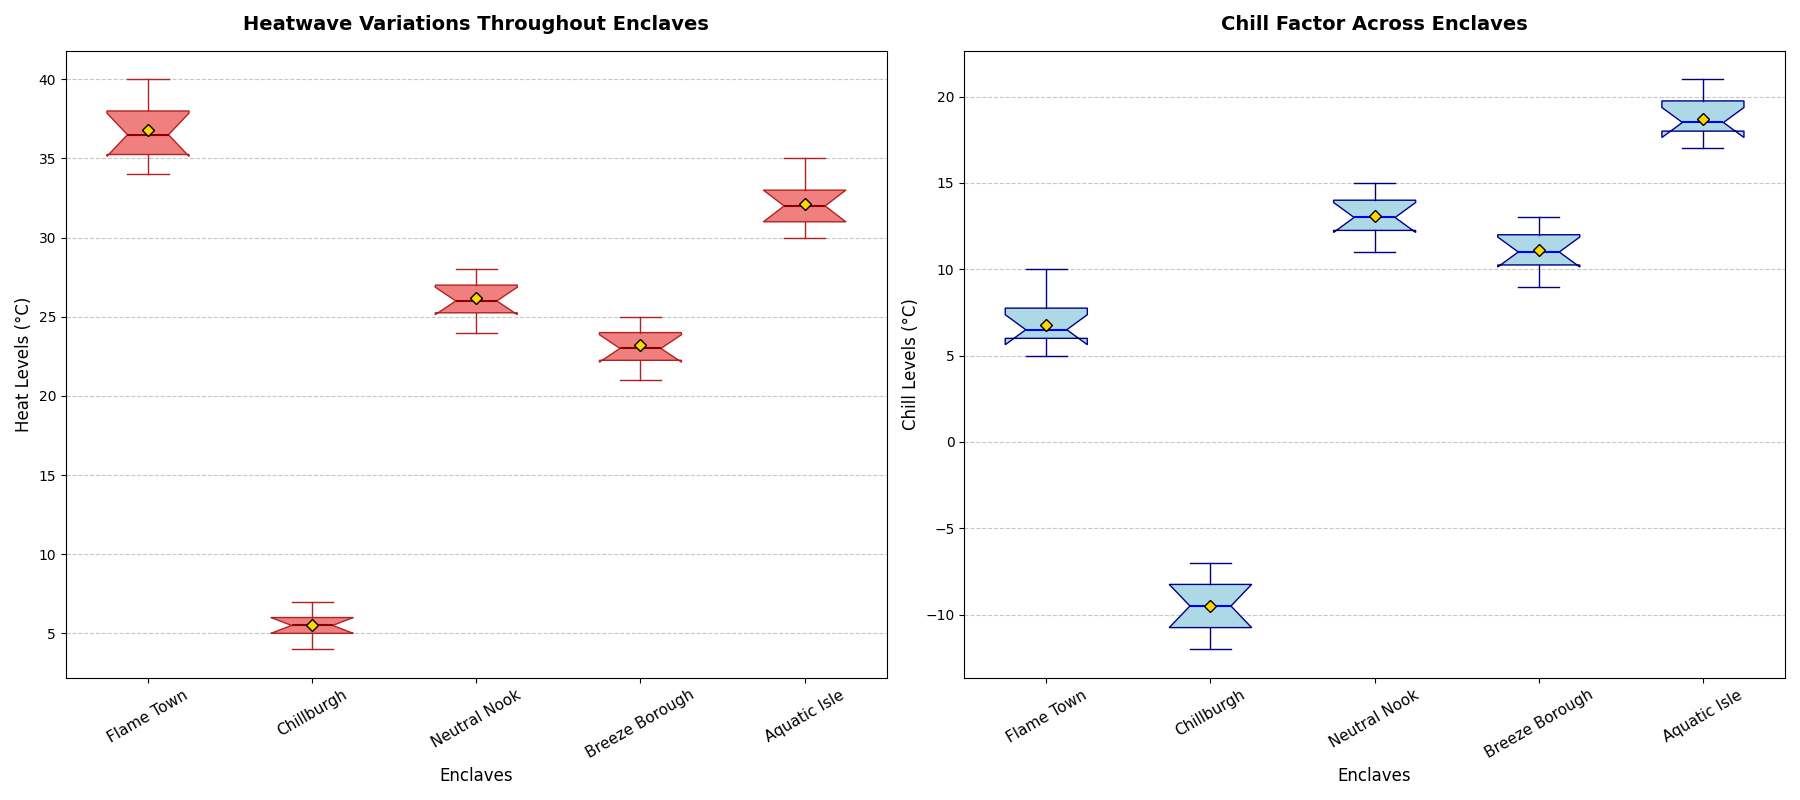

Here is the Python script that generated this plot:
import matplotlib.pyplot as plt
import numpy as np

# Define cities
cities = ["Flame Town", "Chillburgh", "Neutral Nook", "Breeze Borough", "Aquatic Isle"]

# Define temperature data for each city during summer and winter
summer_temperatures = [
    [35, 36, 38, 40, 39, 34, 37, 35, 38, 36],  # Inferno City
    [5, 6, 7, 4, 6, 5, 4, 7, 6, 5],  # Frostville
    [25, 26, 24, 27, 28, 26, 25, 27, 28, 26],  # Temperate Town
    [22, 23, 25, 24, 23, 22, 21, 24, 25, 23],  # Zephyr Zone
    [30, 32, 33, 31, 35, 34, 33, 32, 31, 30]   # Aqua Haven
]

winter_temperatures = [
    [5, 6, 8, 10, 7, 6, 5, 6, 7, 8],  # Inferno City
    [-10, -8, -9, -11, -7, -12, -10, -9, -8, -11],  # Frostville
    [12, 14, 13, 15, 11, 13, 14, 12, 13, 14],  # Temperate Town
    [10, 11, 13, 12, 9, 11, 10, 12, 12, 11],  # Zephyr Zone
    [17, 18, 20, 21, 19, 18, 17, 18, 19, 20]   # Aqua Haven
]

# Set up the plot with two subplots
fig, axes = plt.subplots(nrows=1, ncols=2, figsize=(18, 8))

# Boxplot for summer temperatures
ax1 = axes[0]
bp1 = ax1.boxplot(summer_temperatures, vert=True, patch_artist=True, showmeans=True, notch=True,
                  boxprops=dict(facecolor="lightcoral", color="firebrick"),
                  medianprops=dict(color="darkred", linewidth=1.5),
                  meanprops=dict(marker='D', markeredgecolor='black', markerfacecolor='gold'),
                  whiskerprops=dict(color="firebrick"), capprops=dict(color="firebrick"))

ax1.set_xticklabels(cities, fontsize=11, rotation=30)
ax1.set_title("Heatwave Variations Throughout Enclaves", fontsize=14, fontweight='bold', pad=15)
ax1.set_xlabel("Enclaves", fontsize=12)
ax1.set_ylabel("Heat Levels (°C)", fontsize=12)
ax1.yaxis.grid(True, linestyle='--', alpha=0.7)

# Boxplot for winter temperatures
ax2 = axes[1]
bp2 = ax2.boxplot(winter_temperatures, vert=True, patch_artist=True, showmeans=True, notch=True,
                  boxprops=dict(facecolor="lightblue", color="navy"),
                  medianprops=dict(color="blue", linewidth=1.5),
                  meanprops=dict(marker='D', markeredgecolor='black', markerfacecolor='gold'),
                  whiskerprops=dict(color="navy"), capprops=dict(color="navy"))

ax2.set_xticklabels(cities, fontsize=11, rotation=30)
ax2.set_title("Chill Factor Across Enclaves", fontsize=14, fontweight='bold', pad=15)
ax2.set_xlabel("Enclaves", fontsize=12)
ax2.set_ylabel("Chill Levels (°C)", fontsize=12)
ax2.yaxis.grid(True, linestyle='--', alpha=0.7)

# Adjust layout for better fit
plt.tight_layout()

# Display the plots
plt.show()
